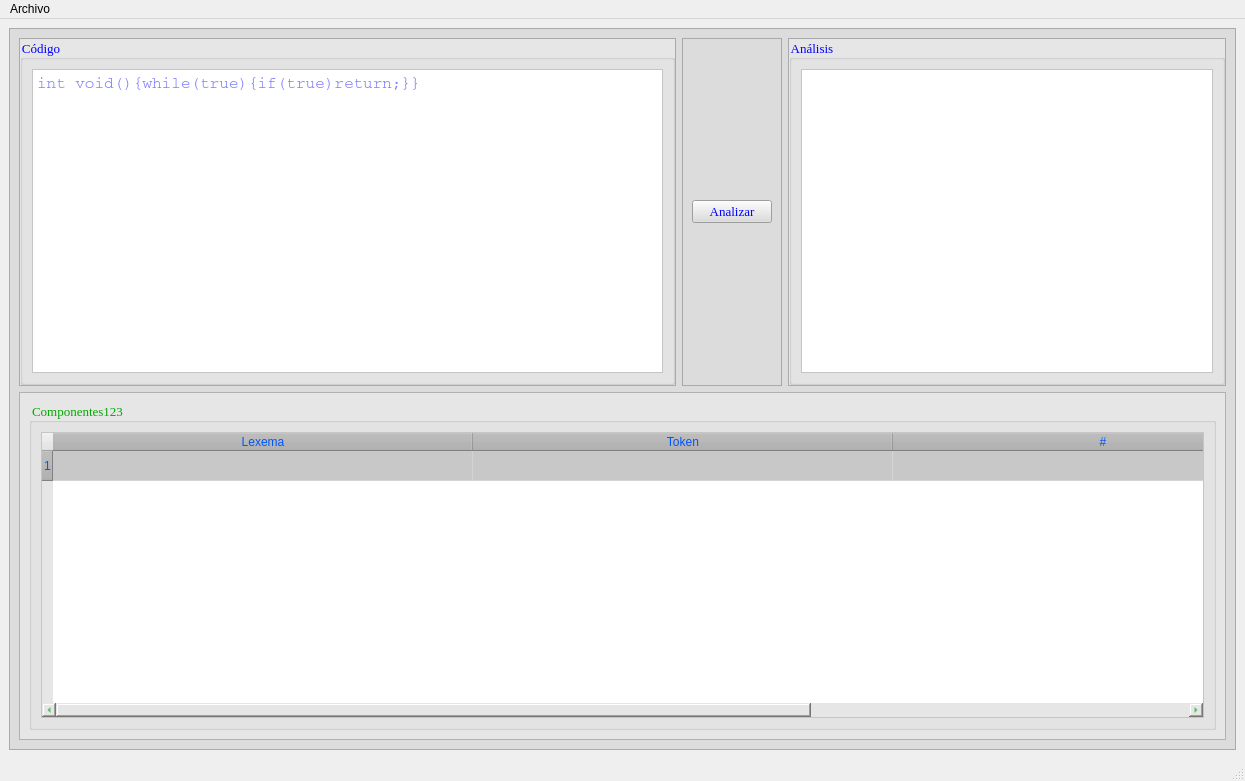
<?xml version="1.0" encoding="UTF-8"?>
<ui version="4.0">
 <class>MainWindow</class>
 <widget class="QMainWindow" name="MainWindow">
  <property name="geometry">
   <rect>
    <x>0</x>
    <y>0</y>
    <width>1245</width>
    <height>781</height>
   </rect>
  </property>
  <property name="windowTitle">
   <string>MainWindow</string>
  </property>
  <widget class="QWidget" name="centralwidget">
   <layout class="QGridLayout" name="gridLayout">
    <item row="0" column="0">
     <widget class="QFrame" name="frame">
      <property name="styleSheet">
       <string notr="true">background-color: rgb(220, 220, 220);</string>
      </property>
      <property name="frameShape">
       <enum>QFrame::StyledPanel</enum>
      </property>
      <property name="frameShadow">
       <enum>QFrame::Raised</enum>
      </property>
      <layout class="QGridLayout" name="gridLayout_2">
       <item row="0" column="0">
        <widget class="QFrame" name="frame_2">
         <property name="frameShape">
          <enum>QFrame::StyledPanel</enum>
         </property>
         <property name="frameShadow">
          <enum>QFrame::Raised</enum>
         </property>
         <layout class="QGridLayout" name="gridLayout_5">
          <property name="leftMargin">
           <number>0</number>
          </property>
          <property name="topMargin">
           <number>0</number>
          </property>
          <property name="rightMargin">
           <number>0</number>
          </property>
          <property name="bottomMargin">
           <number>0</number>
          </property>
          <property name="spacing">
           <number>0</number>
          </property>
          <item row="0" column="0">
           <widget class="QGroupBox" name="groupBox_2">
            <property name="font">
             <font>
              <family>Times New Roman</family>
              <pointsize>10</pointsize>
             </font>
            </property>
            <property name="styleSheet">
             <string notr="true">background-color: rgb(230, 230, 230);
color: rgb(0, 0, 255);</string>
            </property>
            <property name="title">
             <string>Código</string>
            </property>
            <layout class="QGridLayout" name="gridLayout_8">
             <item row="0" column="0">
              <widget class="PlainTextEdit" name="pte_codigo">
               <property name="font">
                <font>
                 <family>Courier</family>
                 <pointsize>12</pointsize>
                </font>
               </property>
               <property name="styleSheet">
                <string notr="true">background-color: rgb(255, 255, 255);
color: rgb(0, 0, 255);</string>
               </property>
               <property name="placeholderText">
                <string>int void(){while(true){if(true)return;}}</string>
               </property>
              </widget>
             </item>
            </layout>
           </widget>
          </item>
         </layout>
        </widget>
       </item>
       <item row="0" column="1">
        <widget class="QFrame" name="frame_5">
         <property name="maximumSize">
          <size>
           <width>180</width>
           <height>16777215</height>
          </size>
         </property>
         <property name="frameShape">
          <enum>QFrame::StyledPanel</enum>
         </property>
         <property name="frameShadow">
          <enum>QFrame::Raised</enum>
         </property>
         <layout class="QGridLayout" name="gridLayout_7">
          <item row="0" column="0">
           <widget class="QPushButton" name="btn_analizar">
            <property name="font">
             <font>
              <family>Times New Roman</family>
              <pointsize>10</pointsize>
             </font>
            </property>
            <property name="styleSheet">
             <string notr="true">QPushButton{
	
	background-color: rgb(220, 220, 220);
	
	color: rgb(0, 0, 255);

}
QPushButton:pressed{
	
	background-color: rgb(200, 200, 200);
	color: rgb(0, 255, 0);

}
QPushButton:hover{
	
	background-color: rgb(211, 211, 211);
	
	

}</string>
            </property>
            <property name="text">
             <string>Analizar</string>
            </property>
           </widget>
          </item>
         </layout>
        </widget>
       </item>
       <item row="0" column="2">
        <widget class="QFrame" name="frame_4">
         <property name="maximumSize">
          <size>
           <width>500</width>
           <height>16777215</height>
          </size>
         </property>
         <property name="frameShape">
          <enum>QFrame::StyledPanel</enum>
         </property>
         <property name="frameShadow">
          <enum>QFrame::Raised</enum>
         </property>
         <layout class="QGridLayout" name="gridLayout_6">
          <property name="leftMargin">
           <number>0</number>
          </property>
          <property name="topMargin">
           <number>0</number>
          </property>
          <property name="rightMargin">
           <number>0</number>
          </property>
          <property name="bottomMargin">
           <number>0</number>
          </property>
          <property name="spacing">
           <number>0</number>
          </property>
          <item row="0" column="0">
           <widget class="QGroupBox" name="groupBox_3">
            <property name="maximumSize">
             <size>
              <width>500</width>
              <height>16777215</height>
             </size>
            </property>
            <property name="font">
             <font>
              <family>Times New Roman</family>
              <pointsize>10</pointsize>
             </font>
            </property>
            <property name="styleSheet">
             <string notr="true">background-color: rgb(230, 230, 230);
color: rgb(0, 0, 255);</string>
            </property>
            <property name="title">
             <string>Análisis</string>
            </property>
            <layout class="QGridLayout" name="gridLayout_9">
             <item row="0" column="0">
              <widget class="PlainTextEdit" name="pte_segundo">
               <property name="maximumSize">
                <size>
                 <width>500</width>
                 <height>16777215</height>
                </size>
               </property>
               <property name="styleSheet">
                <string notr="true">background-color: rgb(255, 255, 255);</string>
               </property>
              </widget>
             </item>
            </layout>
           </widget>
          </item>
         </layout>
        </widget>
       </item>
       <item row="1" column="0" colspan="3">
        <widget class="QFrame" name="frame_3">
         <property name="maximumSize">
          <size>
           <width>16777215</width>
           <height>350</height>
          </size>
         </property>
         <property name="styleSheet">
          <string notr="true">background-color: rgb(230, 230, 230);</string>
         </property>
         <property name="frameShape">
          <enum>QFrame::StyledPanel</enum>
         </property>
         <property name="frameShadow">
          <enum>QFrame::Raised</enum>
         </property>
         <layout class="QGridLayout" name="gridLayout_3">
          <item row="0" column="0">
           <widget class="QGroupBox" name="groupBox">
            <property name="font">
             <font>
              <family>Times New Roman</family>
              <pointsize>10</pointsize>
             </font>
            </property>
            <property name="styleSheet">
             <string notr="true">color: rgb(0, 170, 0);</string>
            </property>
            <property name="title">
             <string>Componentes123</string>
            </property>
            <layout class="QGridLayout" name="gridLayout_4">
             <item row="0" column="0">
              <widget class="QTableWidget" name="tw_componentes">
               <property name="font">
                <font>
                 <family>Times New Roman</family>
                 <pointsize>12</pointsize>
                </font>
               </property>
               <property name="styleSheet">
                <string notr="true">QTableWidget {
       
	background-color: rgb(255, 255, 255);
    }
    
    QHeaderView::section {
        
	
	background-color: rgb(180, 180, 180);
   
	color: rgb(0, 85, 255);
    }
    
    QTableWidget::item {
        
	background-color: rgb(200, 200, 200);
    
	
	color: rgb(0, 0, 255);
    }</string>
               </property>
               <property name="horizontalScrollBarPolicy">
                <enum>Qt::ScrollBarAsNeeded</enum>
               </property>
               <property name="sizeAdjustPolicy">
                <enum>QAbstractScrollArea::AdjustToContents</enum>
               </property>
               <property name="editTriggers">
                <set>QAbstractItemView::NoEditTriggers</set>
               </property>
               <property name="dragDropOverwriteMode">
                <bool>false</bool>
               </property>
               <property name="alternatingRowColors">
                <bool>false</bool>
               </property>
               <property name="selectionMode">
                <enum>QAbstractItemView::MultiSelection</enum>
               </property>
               <property name="textElideMode">
                <enum>Qt::ElideMiddle</enum>
               </property>
               <property name="sortingEnabled">
                <bool>true</bool>
               </property>
               <property name="rowCount">
                <number>1</number>
               </property>
               <attribute name="horizontalHeaderVisible">
                <bool>true</bool>
               </attribute>
               <attribute name="horizontalHeaderMinimumSectionSize">
                <number>400</number>
               </attribute>
               <attribute name="horizontalHeaderDefaultSectionSize">
                <number>420</number>
               </attribute>
               <attribute name="horizontalHeaderHighlightSections">
                <bool>true</bool>
               </attribute>
               <attribute name="horizontalHeaderShowSortIndicator" stdset="0">
                <bool>true</bool>
               </attribute>
               <attribute name="horizontalHeaderStretchLastSection">
                <bool>false</bool>
               </attribute>
               <attribute name="verticalHeaderVisible">
                <bool>true</bool>
               </attribute>
               <row/>
               <column>
                <property name="text">
                 <string>Lexema</string>
                </property>
               </column>
               <column>
                <property name="text">
                 <string>Token</string>
                </property>
               </column>
               <column>
                <property name="text">
                 <string>#</string>
                </property>
               </column>
              </widget>
             </item>
            </layout>
           </widget>
          </item>
         </layout>
        </widget>
       </item>
      </layout>
     </widget>
    </item>
   </layout>
  </widget>
  <widget class="QMenuBar" name="menubar">
   <property name="geometry">
    <rect>
     <x>0</x>
     <y>0</y>
     <width>1245</width>
     <height>21</height>
    </rect>
   </property>
   <widget class="QMenu" name="menuArchivo">
    <property name="font">
     <font>
      <family>Calibri</family>
      <pointsize>10</pointsize>
     </font>
    </property>
    <property name="title">
     <string>Archivo</string>
    </property>
    <addaction name="action_abrir"/>
    <addaction name="action_guardar"/>
   </widget>
   <addaction name="menuArchivo"/>
  </widget>
  <widget class="QStatusBar" name="statusbar"/>
  <action name="action_abrir">
   <property name="icon">
    <iconset theme="folder-open">
     <normaloff>.</normaloff>.</iconset>
   </property>
   <property name="text">
    <string>Abrir</string>
   </property>
   <property name="font">
    <font>
     <family>Calibri</family>
     <pointsize>10</pointsize>
    </font>
   </property>
   <property name="shortcut">
    <string>Ctrl+A</string>
   </property>
  </action>
  <action name="action_guardar">
   <property name="text">
    <string>Guardar</string>
   </property>
   <property name="font">
    <font>
     <family>Calibri</family>
    </font>
   </property>
   <property name="shortcut">
    <string>Ctrl+S</string>
   </property>
  </action>
 </widget>
 <customwidgets>
  <customwidget>
   <class>PlainTextEdit</class>
   <extends>QPlainTextEdit</extends>
   <header location="global">plaintextedit.h</header>
  </customwidget>
 </customwidgets>
 <resources/>
 <connections/>
</ui>
